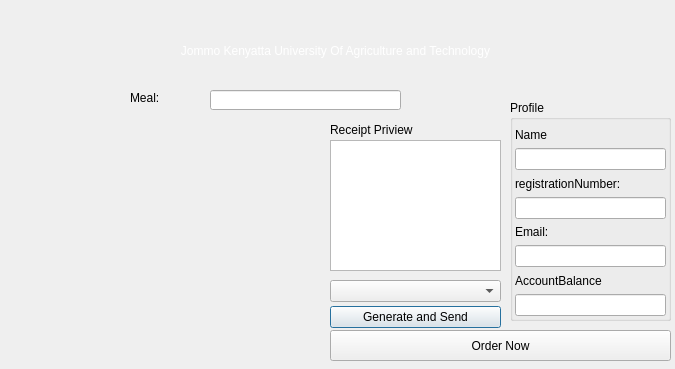
<?xml version="1.0" encoding="UTF-8"?>
<ui version="4.0">
 <class>DialogOrder</class>
 <widget class="QDialog" name="DialogOrder">
  <property name="geometry">
   <rect>
    <x>0</x>
    <y>0</y>
    <width>675</width>
    <height>369</height>
   </rect>
  </property>
  <property name="windowTitle">
   <string>Dialog</string>
  </property>
  <widget class="QLabel" name="labelschoollogo">
   <property name="geometry">
    <rect>
     <x>0</x>
     <y>0</y>
     <width>111</width>
     <height>101</height>
    </rect>
   </property>
   <property name="text">
    <string/>
   </property>
   <property name="pixmap">
    <pixmap>../statics/jlogo.png</pixmap>
   </property>
   <property name="scaledContents">
    <bool>true</bool>
   </property>
  </widget>
  <widget class="QLabel" name="labelchoolname">
   <property name="geometry">
    <rect>
     <x>120</x>
     <y>10</y>
     <width>431</width>
     <height>81</height>
    </rect>
   </property>
   <property name="styleSheet">
    <string notr="true">QLabel#labelchoolname{
font: 75 16pt &quot;Bitstream Charter&quot;;
color: white;
}</string>
   </property>
   <property name="text">
    <string>Jommo Kenyatta University Of Agriculture and Technology</string>
   </property>
   <property name="alignment">
    <set>Qt::AlignCenter</set>
   </property>
   <property name="wordWrap">
    <bool>true</bool>
   </property>
  </widget>
  <widget class="QLabel" name="labeluserpassport">
   <property name="geometry">
    <rect>
     <x>566</x>
     <y>0</y>
     <width>101</width>
     <height>91</height>
    </rect>
   </property>
   <property name="text">
    <string/>
   </property>
   <property name="pixmap">
    <pixmap>../statics/accounticon.png</pixmap>
   </property>
   <property name="scaledContents">
    <bool>true</bool>
   </property>
  </widget>
  <widget class="QGroupBox" name="groupBoxuserprofile">
   <property name="geometry">
    <rect>
     <x>510</x>
     <y>100</y>
     <width>161</width>
     <height>221</height>
    </rect>
   </property>
   <property name="title">
    <string>Profile</string>
   </property>
   <widget class="QWidget" name="verticalLayoutWidget">
    <property name="geometry">
     <rect>
      <x>0</x>
      <y>20</y>
      <width>161</width>
      <height>201</height>
     </rect>
    </property>
    <layout class="QVBoxLayout" name="verticalLayoutprofile">
     <property name="spacing">
      <number>0</number>
     </property>
     <property name="leftMargin">
      <number>5</number>
     </property>
     <property name="topMargin">
      <number>1</number>
     </property>
     <property name="rightMargin">
      <number>5</number>
     </property>
     <property name="bottomMargin">
      <number>5</number>
     </property>
     <item>
      <widget class="QLabel" name="labelname">
       <property name="text">
        <string>Name</string>
       </property>
      </widget>
     </item>
     <item>
      <widget class="QLineEdit" name="lineEditname">
       <property name="readOnly">
        <bool>true</bool>
       </property>
      </widget>
     </item>
     <item>
      <widget class="QLabel" name="labelregno">
       <property name="text">
        <string>registrationNumber: </string>
       </property>
       <property name="wordWrap">
        <bool>false</bool>
       </property>
      </widget>
     </item>
     <item>
      <widget class="QLineEdit" name="lineEditregno">
       <property name="readOnly">
        <bool>true</bool>
       </property>
      </widget>
     </item>
     <item>
      <widget class="QLabel" name="labelemail">
       <property name="text">
        <string>Email:</string>
       </property>
      </widget>
     </item>
     <item>
      <widget class="QLineEdit" name="lineEditemail">
       <property name="readOnly">
        <bool>true</bool>
       </property>
      </widget>
     </item>
     <item>
      <widget class="QLabel" name="labelaccountbal">
       <property name="text">
        <string>AccountBalance</string>
       </property>
      </widget>
     </item>
     <item>
      <widget class="QLineEdit" name="lineEditaccountbal">
       <property name="readOnly">
        <bool>true</bool>
       </property>
      </widget>
     </item>
    </layout>
   </widget>
  </widget>
  <widget class="QWidget" name="gridLayoutWidget">
   <property name="geometry">
    <rect>
     <x>10</x>
     <y>120</y>
     <width>311</width>
     <height>241</height>
    </rect>
   </property>
   <layout class="QGridLayout" name="gridLayoutfoodmenu">
    <property name="horizontalSpacing">
     <number>4</number>
    </property>
    <property name="verticalSpacing">
     <number>0</number>
    </property>
   </layout>
  </widget>
  <widget class="QWidget" name="verticalLayoutWidget_2">
   <property name="geometry">
    <rect>
     <x>330</x>
     <y>280</y>
     <width>171</width>
     <height>49</height>
    </rect>
   </property>
   <layout class="QVBoxLayout" name="verticalLayout">
    <property name="spacing">
     <number>4</number>
    </property>
    <item>
     <widget class="QComboBox" name="comboBoxperiod"/>
    </item>
    <item>
     <widget class="QPushButton" name="pushButtongenerate">
      <property name="text">
       <string>Generate and Send</string>
      </property>
     </widget>
    </item>
   </layout>
  </widget>
  <widget class="QPushButton" name="pushButtonorder">
   <property name="geometry">
    <rect>
     <x>330</x>
     <y>330</y>
     <width>341</width>
     <height>31</height>
    </rect>
   </property>
   <property name="text">
    <string>Order Now</string>
   </property>
  </widget>
  <widget class="QTextEdit" name="textEditorselected">
   <property name="geometry">
    <rect>
     <x>330</x>
     <y>140</y>
     <width>171</width>
     <height>131</height>
    </rect>
   </property>
  </widget>
  <widget class="QLabel" name="labelselected">
   <property name="geometry">
    <rect>
     <x>330</x>
     <y>120</y>
     <width>151</width>
     <height>19</height>
    </rect>
   </property>
   <property name="text">
    <string>Receipt Priview</string>
   </property>
  </widget>
  <widget class="QLabel" name="labelmeal">
   <property name="geometry">
    <rect>
     <x>130</x>
     <y>90</y>
     <width>61</width>
     <height>16</height>
    </rect>
   </property>
   <property name="text">
    <string>Meal:</string>
   </property>
  </widget>
  <widget class="QLineEdit" name="lineEditmeal">
   <property name="geometry">
    <rect>
     <x>210</x>
     <y>90</y>
     <width>191</width>
     <height>20</height>
    </rect>
   </property>
   <property name="readOnly">
    <bool>true</bool>
   </property>
  </widget>
 </widget>
 <resources/>
 <connections/>
</ui>
